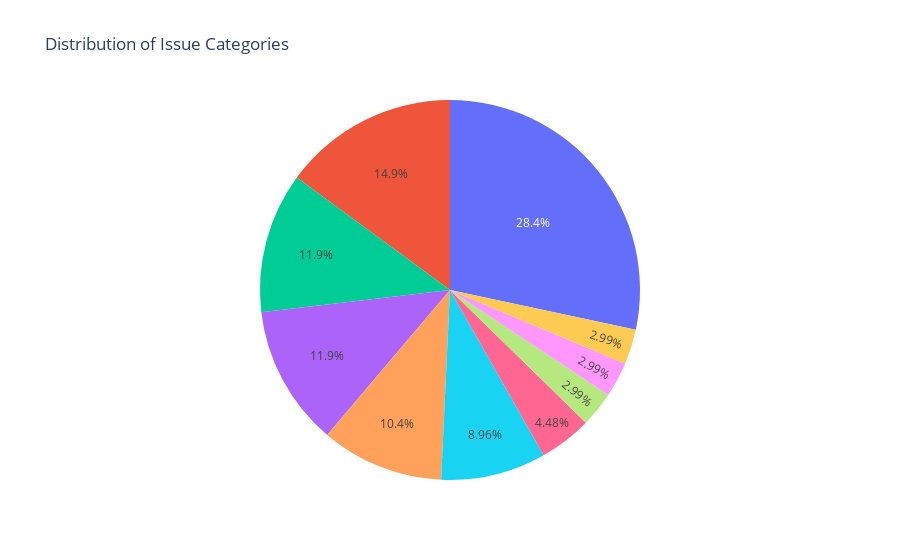

Notebook cell for this chart:
### Markdown cell above
### We can also use <span style="color:turquoise;">PLOTLY</span> to visualize the data

### Code cell
# Create a pie chart using Plotly
import plotly.express as px
import pandas

labels = list(category_counts.keys())
values = list(category_counts.values())
fig = px.pie(labels=labels, values=values, title='Distribution of Issue Categories')
#fig.update_layout(renderer="notebook")
fig.write_html('plotly_chart.html')
fig.show()

### Figure 1 — Plotly figure (JSON) as saved in the notebook; plotly's stock layout.template omitted (floating-point values rounded to 4 significant figures)
{"data": [{"domain": {"x": [0, 1], "y": [0, 1]}, "hovertemplate": "value=%{value}<extra></extra>", "legendgroup": "", "name": "", "showlegend": false, "type": "pie", "values": [19, 8, 3, 10, 7, 2, 8, 2, 6, 2]}], "layout": {"legend": {"tracegroupgap": 0}, "title": {"text": "Distribution of Issue Categories"}}}
